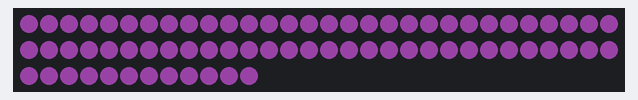
A sketch run on a simulated Arduino Uno, built with avr-gcc and run on an emulated ATmega328P. On the bench: 72 RGB LEDs in strip order, left to right, continuing on the next row. Dim RGB values are drawn brighter than linear.

Above: at 3.94 s.
At 12.18 s:
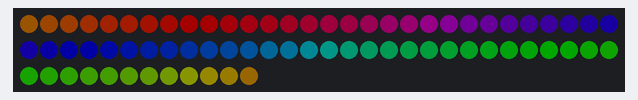
At 20.41 s:
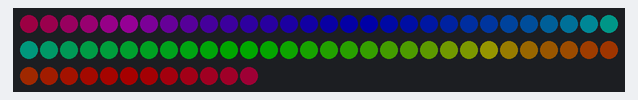
At 28.64 s:
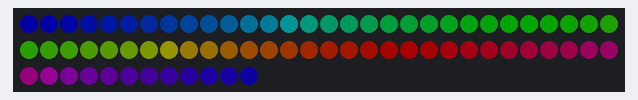
At 37.18 s:
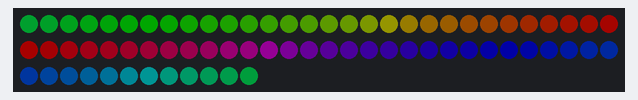
At 39.95 s:
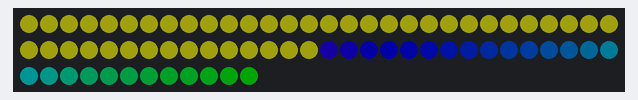

The sketch:

cyberpunk.ino
```cpp
#include <Adafruit_NeoPixel.h>

#define PIN 1
#define N_LEDS 72

// Parameter 1 = number of pixels in strip
// Parameter 2 = pin number (most are valid)
// Parameter 3 = pixel type flags, add together as needed:
//   NEO_KHZ800  800 KHz bitstream (most NeoPixel products w/WS2812 LEDs)
//   NEO_KHZ400  400 KHz (classic 'v1' (not v2) FLORA pixels, WS2811 drivers)
//   NEO_GRB     Pixels are wired for GRB bitstream (most NeoPixel products)
//   NEO_RGB     Pixels are wired for RGB bitstream (v1 FLORA pixels, not v2)
Adafruit_NeoPixel strip = Adafruit_NeoPixel(N_LEDS, PIN, NEO_GRB + NEO_KHZ800);

// Here is where you can put in your favorite colors that will appear!
// just add new {nnn, nnn, nnn}, lines. They will be picked out randomly
//                          R   G   B
uint8_t myColors[][3] = {{232, 100, 255},   // purple
                         {200, 200, 20},   // yellow
                         {30, 200, 200},   // blue
                          };

// don't edit the line below
#define FAVCOLORS sizeof(myColors) / 3

void setup() {
  strip.begin();
  strip.setBrightness(40);
  strip.show(); // Initialize all pixels to 'off'
}

void loop() {
colorWipe(strip.Color(232, 100, 255), 50); // Red
rainbowCycle(20);
colorWipe(strip.Color(200, 200, 20), 50); // Green
rainbowCycle(20);
colorWipe(strip.Color(30, 200, 200), 50); // Blue
rainbowCycle(20);
}

// Fill the dots one after the other with a color
void colorWipe(uint32_t c, uint8_t wait) {
  for(uint16_t i=0; i<strip.numPixels(); i++) {
      strip.setPixelColor(i, c);
      strip.show();
      delay(wait);
  }
}

void rainbow(uint8_t wait) {
  uint16_t i, j;

  for(j=0; j<256; j++) {
    for(i=0; i<strip.numPixels(); i++) {
      strip.setPixelColor(i, Wheel((i+j) & 255));
    }
    strip.show();
    delay(wait);
  }
}

// Slightly different, this makes the rainbow equally distributed throughout
void rainbowCycle(uint8_t wait) {
  uint16_t i, j;

  for(j=0; j<256*5; j++) { // 5 cycles of all colors on wheel
    for(i=0; i< strip.numPixels(); i++) {
      strip.setPixelColor(i, Wheel(((i * 256 / strip.numPixels()) + j) & 255));
    }
    strip.show();
    delay(wait);
  }
}

// Input a value 0 to 255 to get a color value.
// The colours are a transition r - g - b - back to r.
uint32_t Wheel(byte WheelPos) {
  if(WheelPos < 85) {
   return strip.Color(WheelPos * 3, 255 - WheelPos * 3, 0);
  } else if(WheelPos < 170) {
   WheelPos -= 85;
   return strip.Color(255 - WheelPos * 3, 0, WheelPos * 3);
  } else {
   WheelPos -= 170;
   return strip.Color(0, WheelPos * 3, 255 - WheelPos * 3);
  }
}
```
